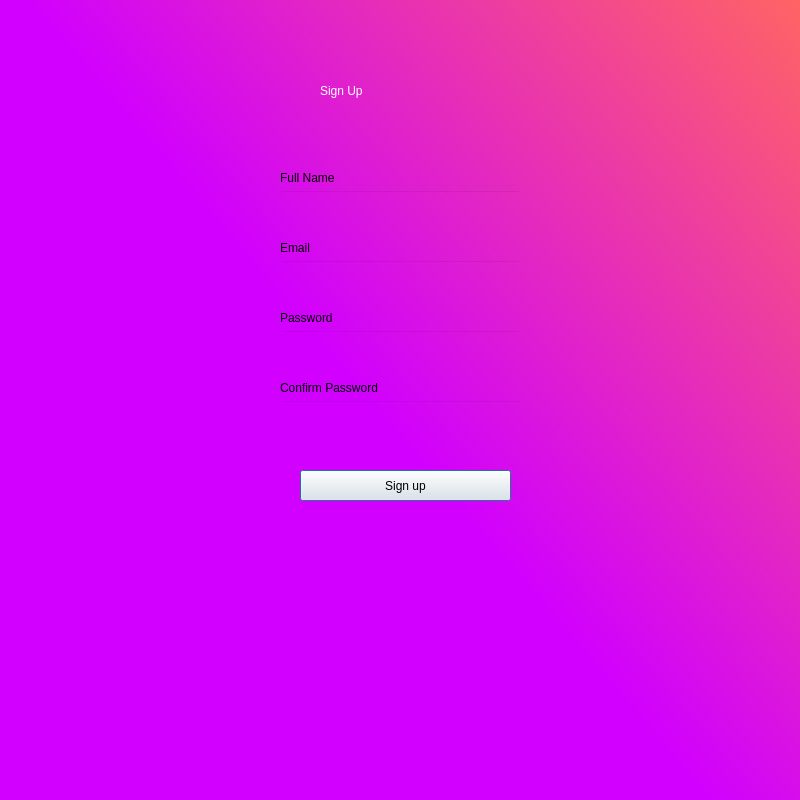
<?xml version="1.0" encoding="UTF-8"?>
<ui version="4.0">
 <class>Dialog</class>
 <widget class="QDialog" name="Dialog">
  <property name="geometry">
   <rect>
    <x>0</x>
    <y>0</y>
    <width>800</width>
    <height>800</height>
   </rect>
  </property>
  <property name="windowTitle">
   <string>Marketplace</string>
  </property>
  <property name="windowIcon">
   <iconset>
    <normaloff>R.png</normaloff>R.png</iconset>
  </property>
  <widget class="QWidget" name="widget" native="true">
   <property name="geometry">
    <rect>
     <x>0</x>
     <y>0</y>
     <width>800</width>
     <height>800</height>
    </rect>
   </property>
   <property name="styleSheet">
    <string notr="true">QWidget#widget{
background-color: qlineargradient(spread:pad, x1:0.426545, y1:0.488, x2:1, y2:0, stop:0.0170455 rgba(209, 0, 255, 255), stop:1 rgba(255, 100, 100, 255));}</string>
   </property>
   <widget class="QLabel" name="label">
    <property name="geometry">
     <rect>
      <x>320</x>
      <y>60</y>
      <width>161</width>
      <height>61</height>
     </rect>
    </property>
    <property name="styleSheet">
     <string notr="true">font: 700 italic 32pt &quot;Century Gothic&quot;;
color:white;</string>
    </property>
    <property name="text">
     <string>Sign Up</string>
    </property>
   </widget>
   <widget class="QPushButton" name="signup">
    <property name="geometry">
     <rect>
      <x>300</x>
      <y>470</y>
      <width>211</width>
      <height>31</height>
     </rect>
    </property>
    <property name="styleSheet">
     <string notr="true">border-radius:15px;
font: 75 17pt &quot;MS Shell Dlg 2&quot;;
background-color: rgb(255, 143, 250);

hover{
background-color:red;}</string>
    </property>
    <property name="text">
     <string>Sign up</string>
    </property>
   </widget>
   <widget class="QLineEdit" name="namefield">
    <property name="geometry">
     <rect>
      <x>280</x>
      <y>190</y>
      <width>241</width>
      <height>41</height>
     </rect>
    </property>
    <property name="font">
     <font>
      <pointsize>12</pointsize>
     </font>
    </property>
    <property name="autoFillBackground">
     <bool>false</bool>
    </property>
    <property name="styleSheet">
     <string notr="true">background-color: rgba(0,0,0,0);

</string>
    </property>
    <property name="text">
     <string notr="true"/>
    </property>
   </widget>
   <widget class="QLineEdit" name="passwordfield">
    <property name="geometry">
     <rect>
      <x>280</x>
      <y>330</y>
      <width>241</width>
      <height>41</height>
     </rect>
    </property>
    <property name="font">
     <font>
      <pointsize>12</pointsize>
      <bold>true</bold>
     </font>
    </property>
    <property name="styleSheet">
     <string notr="true">background-color: rgba(0,0,0,0);</string>
    </property>
    <property name="text">
     <string/>
    </property>
    <property name="maxLength">
     <number>32766</number>
    </property>
    <property name="frame">
     <bool>true</bool>
    </property>
    <property name="dragEnabled">
     <bool>false</bool>
    </property>
   </widget>
   <widget class="QLabel" name="label_2">
    <property name="geometry">
     <rect>
      <x>280</x>
      <y>170</y>
      <width>81</width>
      <height>16</height>
     </rect>
    </property>
    <property name="styleSheet">
     <string notr="true">font: 75 12pt &quot;MS Shell Dlg 2&quot;;</string>
    </property>
    <property name="text">
     <string>Full Name</string>
    </property>
   </widget>
   <widget class="QLabel" name="label_3">
    <property name="geometry">
     <rect>
      <x>280</x>
      <y>310</y>
      <width>71</width>
      <height>16</height>
     </rect>
    </property>
    <property name="styleSheet">
     <string notr="true">font: 75 12pt &quot;MS Shell Dlg 2&quot;;</string>
    </property>
    <property name="text">
     <string>Password</string>
    </property>
   </widget>
   <widget class="QLabel" name="error">
    <property name="geometry">
     <rect>
      <x>280</x>
      <y>410</y>
      <width>221</width>
      <height>21</height>
     </rect>
    </property>
    <property name="styleSheet">
     <string notr="true">color:rgb(255, 0, 0);
font: 75 14pt &quot;MS Shell Dlg 2&quot;;</string>
    </property>
    <property name="text">
     <string/>
    </property>
   </widget>
   <widget class="QLineEdit" name="confirmpasswordfield">
    <property name="geometry">
     <rect>
      <x>280</x>
      <y>400</y>
      <width>241</width>
      <height>41</height>
     </rect>
    </property>
    <property name="font">
     <font>
      <pointsize>12</pointsize>
      <bold>true</bold>
     </font>
    </property>
    <property name="styleSheet">
     <string notr="true">background-color: rgba(0,0,0,0);</string>
    </property>
    <property name="text">
     <string/>
    </property>
    <property name="maxLength">
     <number>32766</number>
    </property>
    <property name="frame">
     <bool>true</bool>
    </property>
    <property name="dragEnabled">
     <bool>false</bool>
    </property>
   </widget>
   <widget class="QLabel" name="label4">
    <property name="geometry">
     <rect>
      <x>280</x>
      <y>380</y>
      <width>131</width>
      <height>16</height>
     </rect>
    </property>
    <property name="styleSheet">
     <string notr="true">font: 75 12pt &quot;MS Shell Dlg 2&quot;;</string>
    </property>
    <property name="text">
     <string>Confirm Password</string>
    </property>
   </widget>
   <widget class="QLineEdit" name="emailfield_2">
    <property name="geometry">
     <rect>
      <x>280</x>
      <y>260</y>
      <width>241</width>
      <height>41</height>
     </rect>
    </property>
    <property name="font">
     <font>
      <pointsize>12</pointsize>
     </font>
    </property>
    <property name="autoFillBackground">
     <bool>false</bool>
    </property>
    <property name="styleSheet">
     <string notr="true">background-color: rgba(0,0,0,0);

</string>
    </property>
    <property name="text">
     <string notr="true"/>
    </property>
   </widget>
   <widget class="QLabel" name="label_4">
    <property name="geometry">
     <rect>
      <x>280</x>
      <y>240</y>
      <width>81</width>
      <height>16</height>
     </rect>
    </property>
    <property name="styleSheet">
     <string notr="true">font: 75 12pt &quot;MS Shell Dlg 2&quot;;</string>
    </property>
    <property name="text">
     <string>Email</string>
    </property>
   </widget>
  </widget>
 </widget>
 <resources/>
 <connections/>
</ui>
